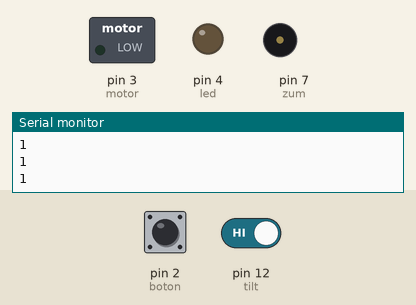
This sketch was run on a simulated Arduino Uno, built with avr-gcc and run on an emulated ATmega328P. On the bench: switched loads named in the sketch (green lamp = pin HIGH), output pins drawn as LEDs (lit = HIGH), buzzer (waves = sounding), the last lines printed to the serial monitor. Inputs (shaded band) come from the test bench; at power-on: pin 2 (boton) LOW, pin 12 (tilt) HIGH.

Above: at 1.2 s.
1.3 s: pin 2 (boton) pulled HIGH for 0.15 s
At 2.1 s:
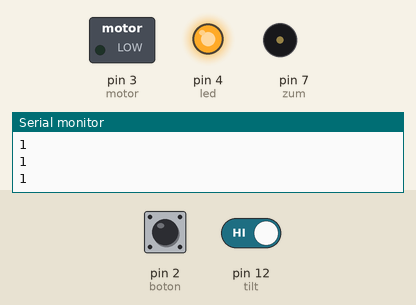
4.4 s: pin 12 (tilt) driven LOW
7.4 s: pin 2 (boton) pulled HIGH for 3.2 s
At 9.4 s:
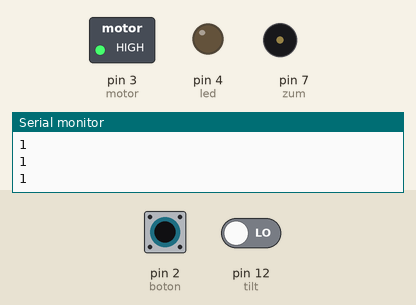
12.1 s: pin 12 (tilt) driven HIGH
At 15.1 s:
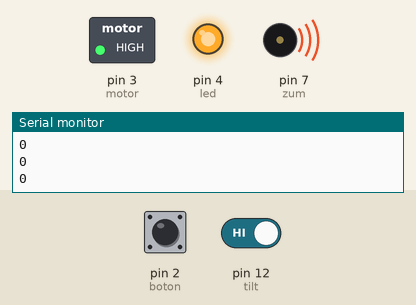
Timing chart, 0 to 16.1 s (numbered marks = the images above; inputs shaded):
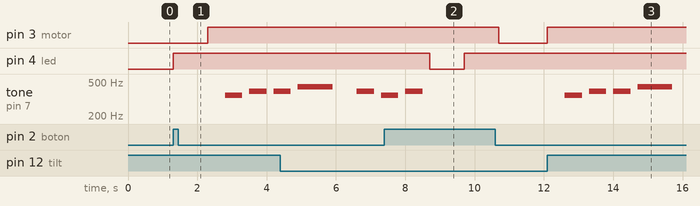

The sketch:

PrototipoV1.ino
```cpp
// Led simple + Boton + Zumbador + Tilt + Motor Vibración
// Naiara Gadea Rodriguez Gomez
//

int led = 4; // Seleccion del pin del led (pin digital)
int  boton = 2; // Seleccion del pin del boton (pin digital)
int zum = 7;// Seleccion del pin del zumbador
int tilt = 12;// Seleccion del pin del sensor SW250D
int motor = 3; //Selección del pin del motor de vibración

int estado; // Estado del boton

void setup() {
  // put your setup code here, to run once:
  Serial.begin(9600);
  pinMode(led, OUTPUT); // inicialización del pin digital led.
  pinMode(boton, INPUT); // inicialización del pin digital del boton.
  pinMode(zum, OUTPUT); // inicialización del pin digital del zumbador
  pinMode(tilt, INPUT); // inicialización del pin digital del sensor tilt
  digitalWrite(tilt , HIGH); // Sensor tilt
  pinMode(motor, OUTPUT);// inicialización del pin digital del motor de vibración
}

void loop() {
  // put your main code here, to run repeatedly:
  Serial.println(digitalRead(tilt));// Para comprobar en el Serial Monitor.
  if (estado == LOW && digitalRead(boton)){
    // Si se presiona el boton se enciende el dispositivo
    digitalWrite(led, HIGH); // Encendido
      delay(1000); // Durante 1 segundo (1000 ms)
      estado = HIGH; // Cambia el estado del boton a encendido.

  }
  if(estado == HIGH){
    // Si el sensor tilt hace contacto, el usuario tiene una mala postura y el dispositivo manda un aviso, musical o de vibración.
    if (digitalRead(tilt))  {
      // Vibración intermitente
      digitalWrite(motor, HIGH); //vibración
      delay(500);  // delay one second
      //digitalWrite(motor, LOW);  //stop vibrating
      //delay(500); //wait 50 seconds.
      // si vemos que durante la música no se enciende el motor

      melodia(); // En este caso es un aviso sonoro, pero teniendo un motor de vibracion se puede utilizar un aviso vibratorio.

    }  else  {
      // Si no hay contacto con el sensor tilt, no suena la melodía
      noTone(zum); // El zumbador ya no emite ruido
      //delay(3000);
      digitalWrite(motor, LOW);// Paramos el motor
    }

    // Si se presiona el boton se apaga el dispositivo
    if (digitalRead(boton)){
      digitalWrite(led, LOW); // Apagado
      delay(1000); // Durante 1 segundo (1000ms)
      estado = LOW; // Cambia el estado del boton a apagado.
    }

  }

}

// Definimos las notas
int Do = 261;
int Re = 293;
int Mi = 329;
int Fa = 349;
int Sol = 392;
int La = 440;
int Si = 493;

void melodia(){
  // Escala de musica con el zumbador
    tone(zum, Fa, 500);
    delay(700);
    tone(zum, Sol, 500);
    delay(700);
    tone(zum, Sol, 500);
    delay(700);
    tone(zum, La, 1000);
    delay(1700);
    tone(zum, Sol, 500);
    delay(700);
    tone(zum, Fa, 500);
    delay(700);
    tone(zum, Sol, 500);
    delay(700);
    //tone(zum, Do, 1000);
    //delay(1700);
    //tone(zum, Fa, 500);
    //delay(700);
    //tone(zum, La, 500);
    //delay(700);
    //tone(zum, Fa, 500);
    //delay(700);
    //tone(zum, Re, 1000);
    //delay(1700);

}
```

Measured:
- after the input at 1.3 s, pin 3 (motor): LOW → HIGH after 1.0 s; pin 4 (led): LOW → HIGH at once; tone on pin 7 (zum): plays 349 Hz for 0.50 s, 392 Hz for 0.50 s, 392 Hz for 0.20 s, starting after 1.5 s
- after the input at 7.4 s, pin 3 (motor): HIGH → LOW after 3.3 s instead of 1.3 s; pin 4 (led): HIGH → LOW after 1.3 s, → HIGH 1.0 s later
- after the input at 12.1 s, pin 3 (motor): LOW → HIGH at once; tone on pin 7 (zum): plays 349 Hz for 0.50 s, 392 Hz for 0.50 s, 392 Hz for 0.50 s, 440 Hz for 1.0 s, starting after 0.50 s
